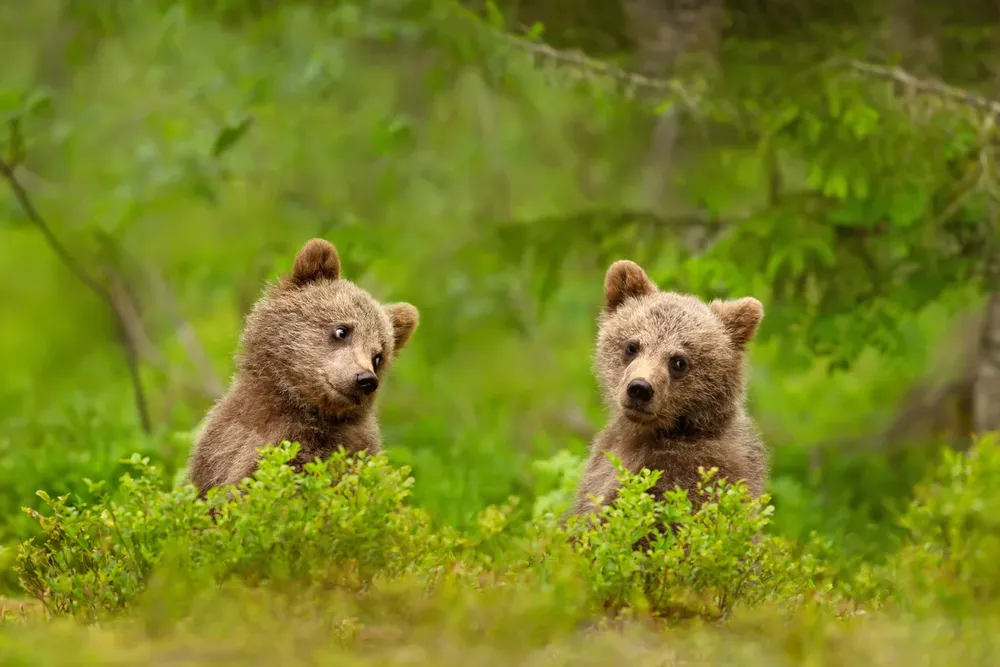
#> input picture data/bear.jpg.webp, 1000 x 667 px, shrunk from 1350 x 900 before the run, found by its file name
$ python thresholding.py
#> lines starting #> are read from the running program, lines starting #| are printed output that depends on the picture; after the words box and inside, x2 and y2 are one past the last pixel; in counts of white or black regions, pixels touching at a corner belong together
import os

import cv2

img = cv2.imread(os.path.join('.','data', 'bear.jpg.webp'))
#> img is the input picture: shape (667, 1000, 3); mean B, G, R 32.6, 130.1, 120.2
img_gray = cv2.cvtColor(img, cv2.COLOR_BGR2GRAY)
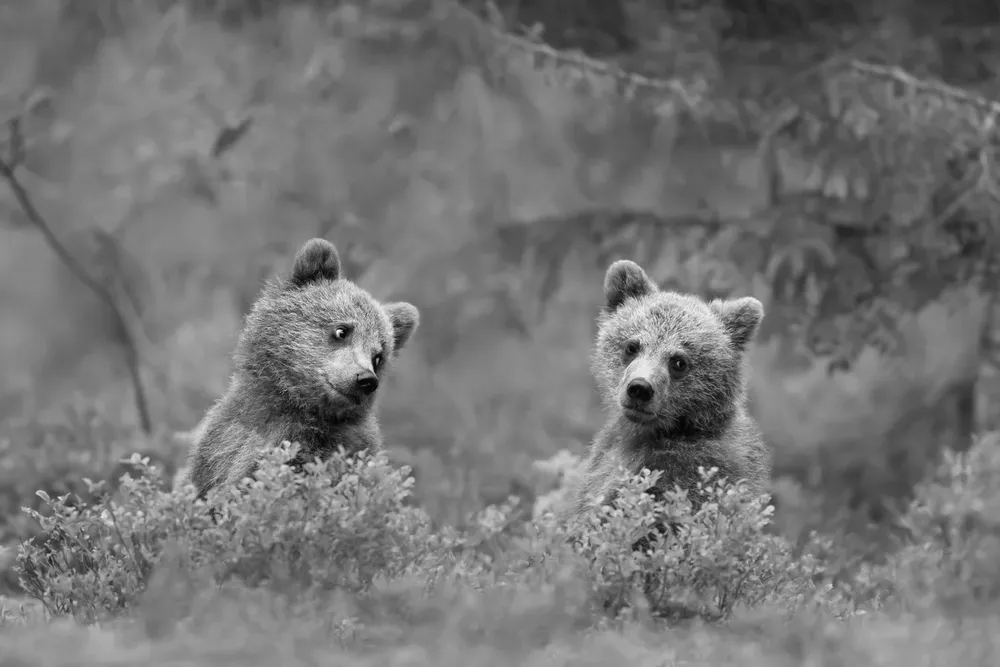
#> img_gray: shape (667, 1000); min 1, max 254, mean 116
# namanya glbal threshold, ada satu nilai yan dipake sebagai thresholdnya
ret, thresh = cv2.threshold(img_gray, 90, 255, cv2.THRESH_BINARY) # yang di bawah 80 jadi 0 (black)
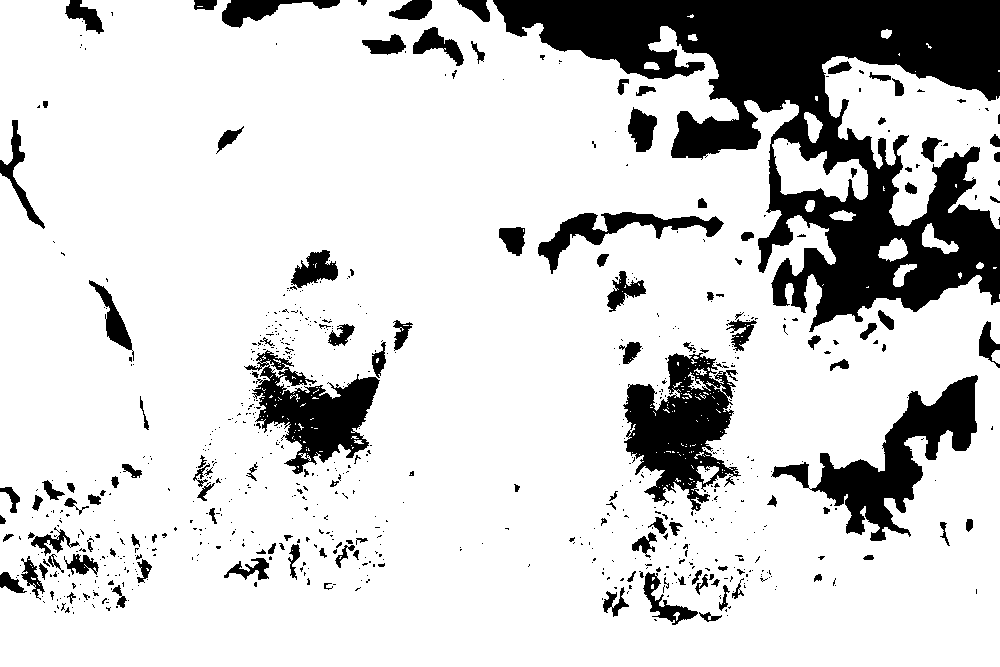
#> thresh: shape (667, 1000); 82.2% white; 764 black regions (627 under 20 px), largest, box (x1, y1, x2, y2) and area: (493, 0, 1000, 332) 64390, (771, 375, 978, 541) 10019, (623, 353, 741, 511) 9894

cv2.imshow("img", img)
cv2.imshow("img_gray", img_gray)
cv2.imshow("thresh", thresh)
cv2.waitKey(0)

$ run again, with data/basketball_player.jpg saved as data/bear.jpg.webp
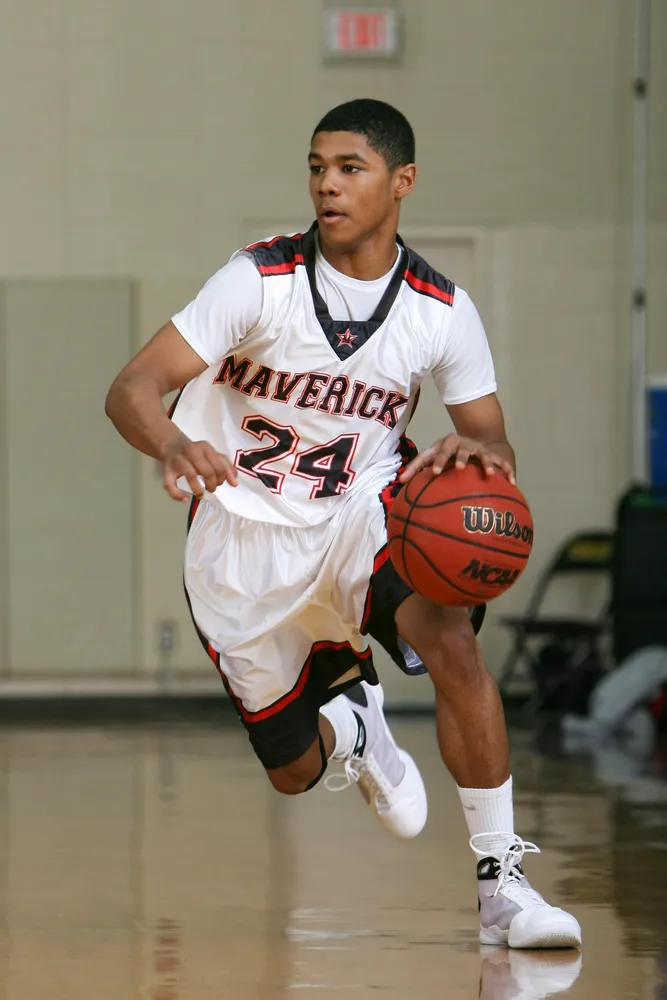
#> input picture data/basketball_player.jpg, 667 x 1000 px, shrunk from 1817 x 2725 before the run, found by its file name
#> img is the input picture: shape (1000, 667, 3); mean B, G, R 108.7, 125.6, 136.3
#> `img_gray = cv2.cvtColor(img, cv2.COLOR_BGR2GRAY)`:
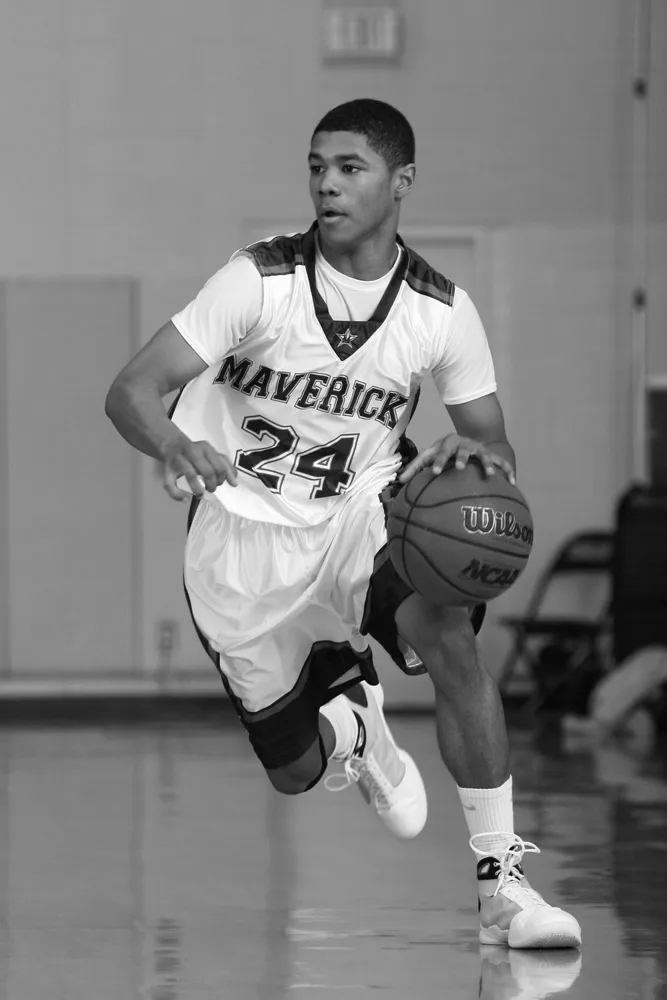
#> img_gray: shape (1000, 667); min 0, max 255, mean 126.9
#> `ret, thresh = cv2.threshold(img_gray, 90, 255, cv2.THRESH_BINARY)`:
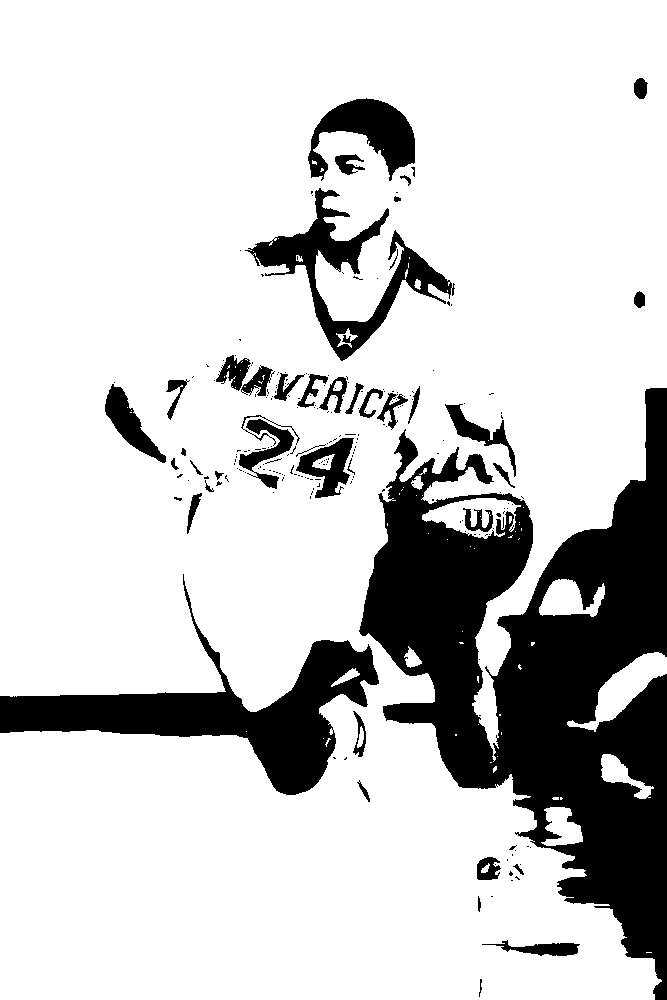
#> thresh: shape (1000, 667); 80.7% white; 229 black regions (186 under 20 px), largest, box (x1, y1, x2, y2) and area: (359, 388, 667, 1000) 83189, (0, 574, 379, 795) 20242, (245, 188, 455, 361) 8053

$ run again, with data/bird.jpg saved as data/bear.jpg.webp
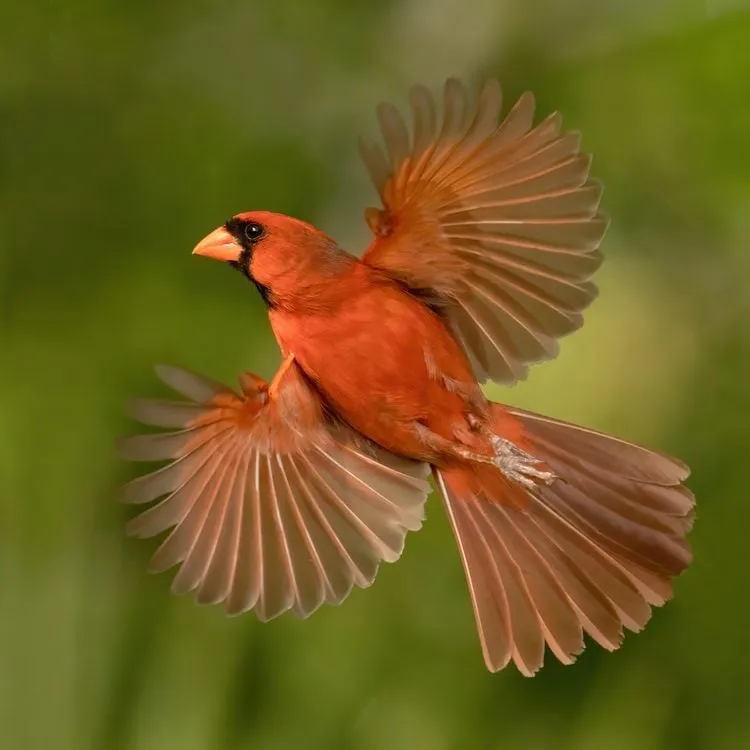
#> input picture data/bird.jpg, 750 x 750 px, found by its file name
#> img is the input picture: shape (750, 750, 3); mean B, G, R 31.4, 94.7, 111.4
#> `img_gray = cv2.cvtColor(img, cv2.COLOR_BGR2GRAY)`:
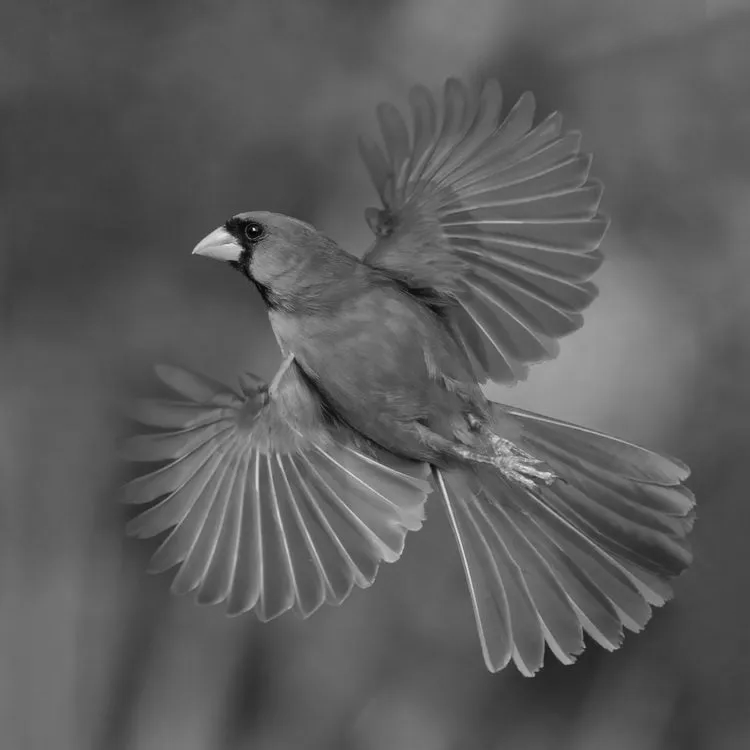
#> img_gray: shape (750, 750); min 1, max 229, mean 92.5
#> `ret, thresh = cv2.threshold(img_gray, 90, 255, cv2.THRESH_BINARY)`:
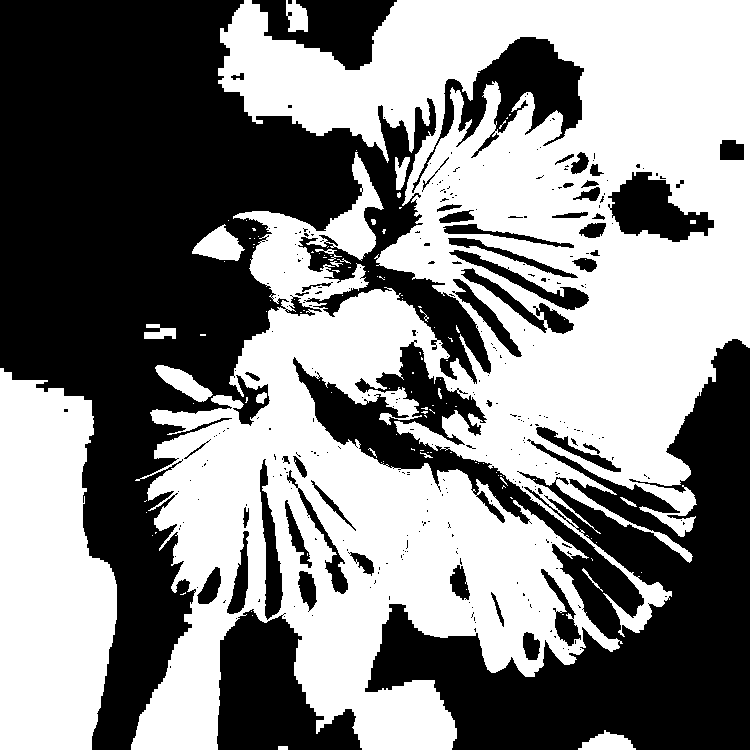
#> thresh: shape (750, 750); 52.4% white; 319 black regions (267 under 20 px), largest, box (x1, y1, x2, y2) and area: (0, 0, 491, 750) 141711, (293, 339, 750, 750) 78867, (217, 609, 362, 750) 12189
